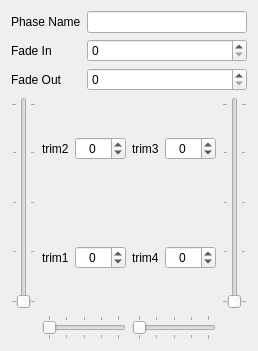
           <widget class="QWidget" name="phase0">
            <attribute name="title">
             <string>Flight Phase 0 (Default)</string>
            </attribute>
            <layout class="QVBoxLayout" name="verticalLayout_4a">
             <item>
              <layout class="QGridLayout" name="gridLayout_11a">
               <item row="0" column="2">
                <widget class="QLineEdit" name="phase0Name">
                 <property name="maxLength">
                  <number>6</number>
                 </property>
                </widget>
               </item>
               <item row="0" column="0">
                <widget class="QLabel" name="label_37c">
                 <property name="text">
                  <string>Phase Name</string>
                 </property>
                </widget>
               </item>
               <item row="1" column="0">
                <widget class="QLabel" name="label_38c">
                 <property name="text">
                  <string>Fade In</string>
                 </property>
                </widget>
               </item>
               <item row="2" column="0">
                <widget class="QLabel" name="label_39c">
                 <property name="text">
                  <string>Fade Out</string>
                 </property>
                </widget>
               </item>
               <item row="1" column="2">
                <widget class="QSpinBox" name="phase0FadeIn">
                 <property name="minimum">
                  <number>0</number>
                 </property>
                 <property name="maximum">
                  <number>15</number>
                 </property>
                </widget>
               </item>
               <item row="2" column="2">
                <widget class="QSpinBox" name="phase0FadeOut">
                 <property name="minimum">
                  <number>0</number>
                 </property>
                 <property name="maximum">
                  <number>15</number>
                 </property>
                </widget>
               </item>
              </layout>
             </item>
             <item>
              <layout class="QGridLayout" name="gridLayout_12c">
               <item row="0" column="0">
                <widget class="QSlider" name="phase0Trim2Slider">
                 <property name="orientation">
                  <enum>Qt::Vertical</enum>
                 </property>
                 <property name="tickPosition">
                  <enum>QSlider::TicksBothSides</enum>
                 </property>
                 <property name="tickInterval">
                  <number>25</number>
                 </property>
                </widget>
               </item>
               <item row="0" column="3">
                <widget class="QSlider" name="phase0Trim3Slider">
                 <property name="orientation">
                  <enum>Qt::Vertical</enum>
                 </property>
                 <property name="invertedAppearance">
                  <bool>false</bool>
                 </property>
                 <property name="invertedControls">
                  <bool>false</bool>
                 </property>
                 <property name="tickPosition">
                  <enum>QSlider::TicksBothSides</enum>
                 </property>
                 <property name="tickInterval">
                  <number>25</number>
                 </property>
                </widget>
               </item>
               <item row="2" column="2">
                <widget class="QSlider" name="phase0Trim4Slider">
                 <property name="orientation">
                  <enum>Qt::Horizontal</enum>
                 </property>
                 <property name="tickPosition">
                  <enum>QSlider::TicksBothSides</enum>
                 </property>
                 <property name="tickInterval">
                  <number>25</number>
                 </property>
                </widget>
               </item>
               <item row="2" column="1">
                <widget class="QSlider" name="phase0Trim1Slider">
                 <property name="orientation">
                  <enum>Qt::Horizontal</enum>
                 </property>
                 <property name="tickPosition">
                  <enum>QSlider::TicksBothSides</enum>
                 </property>
                 <property name="tickInterval">
                  <number>25</number>
                 </property>
                </widget>
               </item>
               <item row="0" column="1">
                <layout class="QGridLayout" name="gridLayout_14c">
                 <item row="4" column="0">
                  <widget class="QLabel" name="phase0Trim1Label">
                   <property name="text">
                    <string>trim1</string>
                   </property>
                  </widget>
                 </item>
                 <item row="0" column="1">
                  <spacer name="verticalSpacer_7">
                   <property name="orientation">
                    <enum>Qt::Vertical</enum>
                   </property>
                   <property name="sizeHint" stdset="0">
                    <size>
                     <width>20</width>
                     <height>40</height>
                    </size>
                   </property>
                  </spacer>
                 </item>
                 <item row="4" column="1">
                  <widget class="QSpinBox" name="phase0Trim1">
                   <property name="sizePolicy">
                    <sizepolicy hsizetype="Minimum" vsizetype="Fixed">
                     <horstretch>1</horstretch>
                     <verstretch>0</verstretch>
                    </sizepolicy>
                   </property>
                   <property name="alignment">
                    <set>Qt::AlignCenter</set>
                   </property>
                   <property name="accelerated">
                    <bool>true</bool>
                   </property>
                   <property name="minimum">
                    <number>-896</number>
                   </property>
                   <property name="maximum">
                    <number>896</number>
                   </property>
                  </widget>
                 </item>
                 <item row="1" column="0">
                  <widget class="QLabel" name="phase0Trim2Label">
                   <property name="text">
                    <string>trim2</string>
                   </property>
                  </widget>
                 </item>
                 <item row="1" column="1">
                  <widget class="QSpinBox" name="phase0Trim2">
                   <property name="sizePolicy">
                    <sizepolicy hsizetype="Minimum" vsizetype="Fixed">
                     <horstretch>1</horstretch>
                     <verstretch>0</verstretch>
                    </sizepolicy>
                   </property>
                   <property name="alignment">
                    <set>Qt::AlignCenter</set>
                   </property>
                   <property name="accelerated">
                    <bool>true</bool>
                   </property>
                   <property name="minimum">
                    <number>-896</number>
                   </property>
                   <property name="maximum">
                    <number>896</number>
                   </property>
                  </widget>
                 </item>
                 <item row="3" column="1">
                  <spacer name="verticalSpacer_8">
                   <property name="orientation">
                    <enum>Qt::Vertical</enum>
                   </property>
                   <property name="sizeHint" stdset="0">
                    <size>
                     <width>20</width>
                     <height>40</height>
                    </size>
                   </property>
                  </spacer>
                 </item>
                 <item row="2" column="1">
                  <spacer name="verticalSpacer_6">
                   <property name="orientation">
                    <enum>Qt::Vertical</enum>
                   </property>
                   <property name="sizeHint" stdset="0">
                    <size>
                     <width>20</width>
                     <height>40</height>
                    </size>
                   </property>
                  </spacer>
                 </item>
                 <item row="5" column="1">
                  <spacer name="verticalSpacer_9">
                   <property name="orientation">
                    <enum>Qt::Vertical</enum>
                   </property>
                   <property name="sizeHint" stdset="0">
                    <size>
                     <width>20</width>
                     <height>40</height>
                    </size>
                   </property>
                  </spacer>
                 </item>
                </layout>
               </item>
               <item row="0" column="2">
                <layout class="QGridLayout" name="gridLayout_15c">
                 <item row="4" column="0">
                  <widget class="QLabel" name="phase0Trim4Label">
                   <property name="text">
                    <string>trim4</string>
                   </property>
                  </widget>
                 </item>
                 <item row="4" column="1">
                  <widget class="QSpinBox" name="phase0Trim4">
                   <property name="sizePolicy">
                    <sizepolicy hsizetype="Minimum" vsizetype="Fixed">
                     <horstretch>1</horstretch>
                     <verstretch>0</verstretch>
                    </sizepolicy>
                   </property>
                   <property name="alignment">
                    <set>Qt::AlignCenter</set>
                   </property>
                   <property name="accelerated">
                    <bool>true</bool>
                   </property>
                   <property name="minimum">
                    <number>-896</number>
                   </property>
                   <property name="maximum">
                    <number>896</number>
                   </property>
                  </widget>
                 </item>
                 <item row="1" column="0">
                  <widget class="QLabel" name="phase0Trim3Label">
                   <property name="text">
                    <string>trim3</string>
                   </property>
                  </widget>
                 </item>
                 <item row="1" column="1">
                  <widget class="QSpinBox" name="phase0Trim3">
                   <property name="sizePolicy">
                    <sizepolicy hsizetype="Minimum" vsizetype="Fixed">
                     <horstretch>1</horstretch>
                     <verstretch>0</verstretch>
                    </sizepolicy>
                   </property>
                   <property name="alignment">
                    <set>Qt::AlignCenter</set>
                   </property>
                   <property name="accelerated">
                    <bool>true</bool>
                   </property>
                   <property name="minimum">
                    <number>-896</number>
                   </property>
                   <property name="maximum">
                    <number>896</number>
                   </property>
                  </widget>
                 </item>
                 <item row="5" column="1">
                  <spacer name="verticalSpacer_11">
                   <property name="orientation">
                    <enum>Qt::Vertical</enum>
                   </property>
                   <property name="sizeHint" stdset="0">
                    <size>
                     <width>20</width>
                     <height>40</height>
                    </size>
                   </property>
                  </spacer>
                 </item>
                 <item row="3" column="1">
                  <spacer name="verticalSpacer_12">
                   <property name="orientation">
                    <enum>Qt::Vertical</enum>
                   </property>
                   <property name="sizeHint" stdset="0">
                    <size>
                     <width>20</width>
                     <height>40</height>
                    </size>
                   </property>
                  </spacer>
                 </item>
                 <item row="2" column="1">
                  <spacer name="verticalSpacer_10">
                   <property name="orientation">
                    <enum>Qt::Vertical</enum>
                   </property>
                   <property name="sizeHint" stdset="0">
                    <size>
                     <width>20</width>
                     <height>40</height>
                    </size>
                   </property>
                  </spacer>
                 </item>
                 <item row="0" column="1">
                  <spacer name="verticalSpacer_13">
                   <property name="orientation">
                    <enum>Qt::Vertical</enum>
                   </property>
                   <property name="sizeHint" stdset="0">
                    <size>
                     <width>20</width>
                     <height>40</height>
                    </size>
                   </property>
                  </spacer>
                 </item>
                </layout>
               </item>
              </layout>
             </item>
            </layout>
           </widget>
